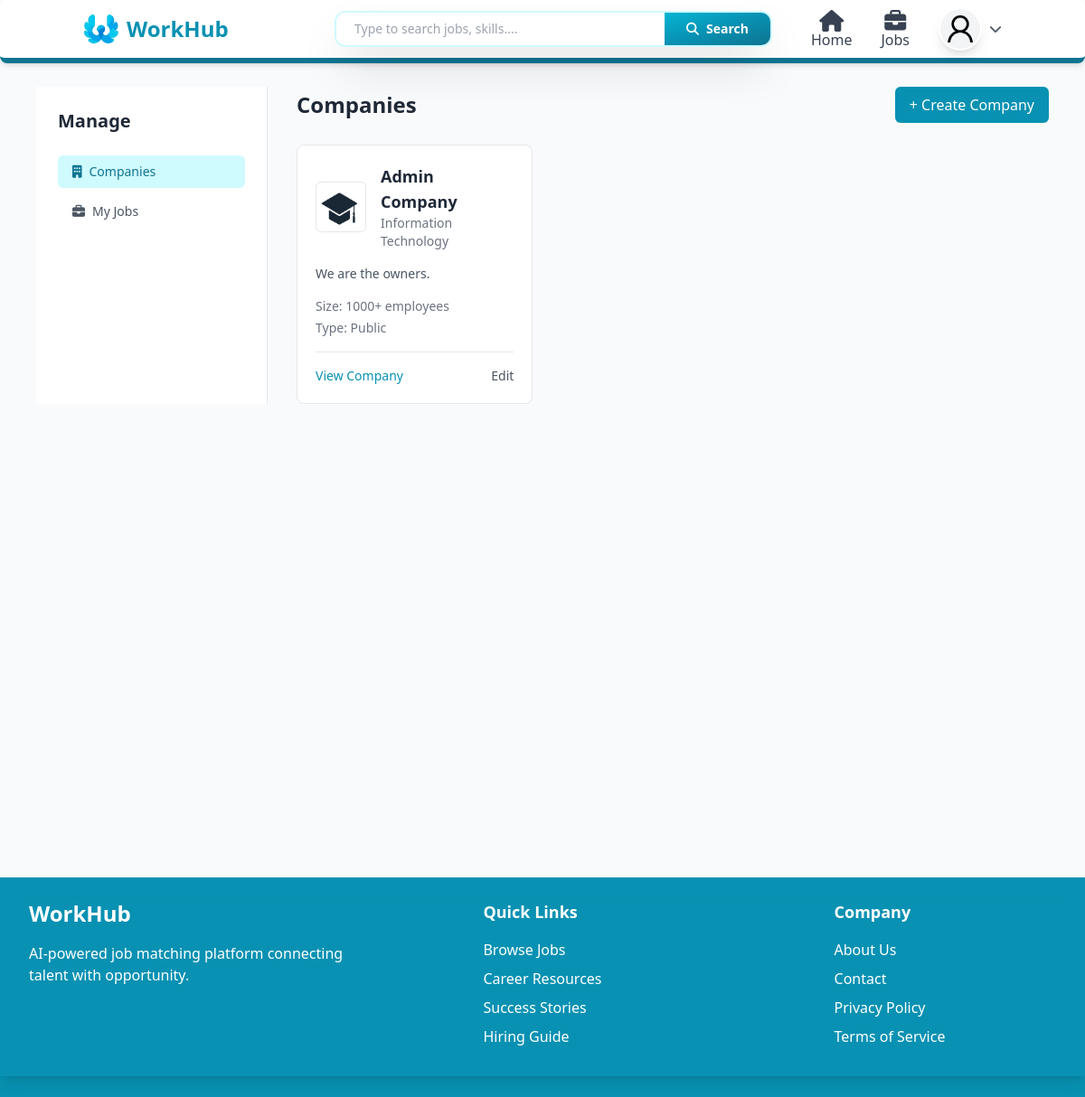
/company/pages/ (signed in), run on the app's committed database.
### users/models.py (models this page shows, shortened)
class Profile(models.Model):
    def generateImagePath(instance, filename):
        return f"users/{instance.user.username}/{filename}"
    class RoleOptions(models.TextChoices):
        Admin = "Admin", "Admin"
        JobSeeker = "Job Seeker", "Job Seeker"
        Recruiter = "Recruiter", "Recruiter"
    class GenderOptions(models.TextChoices):
        Male = "Male", "Male"
        Female = "Female", "Female"
        Others = "Others", "Others"
    class JobTypeOptions(models.TextChoices):
        FullTime = "Full Time", "Full Time"
        PartTime = "Part Time", "Part Time"
        Contract = "Contract", "Contract"
        Intern = "Internship", "Internship"
    class WorkModeOptions(models.TextChoices):
        OnSite = "On-site", "On-site"
        Remote = "Remote", "Remote"
        Hybrid = "Hybrid", "Hybrid"
    user = models.OneToOneField(User, on_delete=models.CASCADE)
    position = models.CharField(max_length=100, blank=True)
    summary = models.TextField(blank=True)
    address = models.CharField(max_length=50)
    phone = models.CharField( max_length=10)
    nationality = models.CharField( max_length=15, default="Nepal")
    gender = models.CharField( choices=GenderOptions, default=GenderOptions.Male, max_length=6 )
    profile_image = models.ImageField( blank=True, null=True, upload_to=generateImagePath, default="users/default_user.png" )
    dob = models.DateField(blank=True, null=True)
    role = models.CharField(max_length=10, choices=RoleOptions, default=RoleOptions.JobSeeker)
    skills = models.ManyToManyField(Skill, blank=True, related_name="profiles")
    preferred_location = models.CharField(max_length=100, blank=True)
    preferred_job_type = models.CharField(max_length=50, choices=JobTypeOptions, blank=True)
    preferred_work_mode = models.CharField(max_length=20, choices=WorkModeOptions, blank=True)
    created_at = models.DateTimeField(auto_now_add=True)
    def completion_percentage(self):
        checks = [
            bool(self.position),
            bool(self.summary),
            bool(self.address),
            bool(self.phone),
            bool(self.dob),
            bool(self.profile_image),
            self.skills.exists(),
            self.educations.exists(),
            self.experiences.exists(),
            self.projects.exists(),
            bool(self.preferred_location),
            bool(self.preferred_job_type),
            bool(self.preferred_work_mode),
        ]
        completed = sum(checks)
        total = len(checks)
        return int((completed / total) * 100)

### companies/models.py (models this page shows, shortened)
class Company(models.Model):
    def generateImagePath(instance, filename):
        return f"companies/{instance.created_by.username}/{filename}"
    class OrganizationSize(models.TextChoices):
        SIZE_1_10 = "1-10", "1-10 employees"
        SIZE_11_50 = "11-50", "11-50 employees"
        SIZE_51_200 = "51-200", "51-200 employees"
        SIZE_201_500 = "201-500", "201-500 employees"
        SIZE_501_1000 = "501-1000", "501-1000 employees"
        SIZE_1000_PLUS = "1000+", "1000+ employees"
    class OrganizationType(models.TextChoices):
        PRIVATE = "private", "Private"
        PUBLIC = "public", "Public"
        NON_PROFIT = "non_profit", "Non-profit"
        GOVERNMENT = "government", "Government"
        EDUCATIONAL = "educational", "Educational"
        SELF_EMPLOYED = "self_employed", "Self-employed"
    name = models.CharField(max_length=255)
    description = models.TextField(blank=True)
    public_url = models.SlugField(unique=True)
    website = models.URLField(blank=True)
    industry = models.CharField(max_length=100)
    organization_size = models.CharField(max_length=20, choices=OrganizationSize.choices)
    organization_type = models.CharField(max_length=20, choices=OrganizationType.choices)
    logo = models.ImageField(upload_to=generateImagePath,default="users/default_company.png")
    tagline = models.CharField(max_length=120, blank=True)
    created_by = models.ForeignKey(User, on_delete=models.CASCADE, related_name="companies_created")
    created_at = models.DateTimeField(auto_now_add=True)

### companies/views.py (the view)
# urls.py: path("pages/", company_list, name="company_list"),
def company_list(request):
    companies = Company.objects.all().filter(created_by = request.user) .order_by('-created_at')
    jobs = Job.objects.filter(recruiter=request.user).order_by('-created_at')
    tab = request.GET.get('tab', 'companies')
    return render(request, "pages/companies/company_list.html", {"companies": companies, "jobs": jobs, "tab": tab})

### templates/pages/companies/company_list.html (shortened to what this page needs)
{% extends 'layouts/main.html' %}
{% block content %}
<div class="mx-6 px-4 py-8">
    <div class="flex">
        <div class="w-64 bg-white border-r border-gray-200 p-6">
            <h2 class="text-xl font-semibold text-gray-800 mb-6">Manage</h2>
            <nav class="space-y-2">
                <a href="?tab=companies" class="block px-4 py-2 rounded-md text-sm font-medium {% if tab == 'companies' %}bg-cyan-100 text-cyan-700{% else %}text-gray-600 hover:bg-gray-100{% endif %} transition">
                    <i class="fas fa-building mr-2"></i>Companies
                </a>
                <a href="?tab=jobs" class="block px-4 py-2 rounded-md text-sm font-medium {% if tab == 'jobs' %}bg-cyan-100 text-cyan-700{% else %}text-gray-600 hover:bg-gray-100{% endif %} transition">
                    <i class="fas fa-briefcase mr-2"></i>My Jobs
                </a>
            </nav>
        </div>
        <div class="flex-1 pl-8">
            {% if tab == 'companies' %}
                <div class="flex items-center justify-between mb-6">
                    <h1 class="text-2xl font-semibold text-gray-800">
                        Companies
                    </h1>
                    <a href="/company/create"
                       class="px-4 py-2 bg-cyan-600 text-white rounded-md hover:bg-cyan-700 transition">
                        + Create Company
                    </a>
                </div>
                {% if companies %}
                    <div class="grid grid-cols-1 sm:grid-cols-2 lg:grid-cols-3 gap-6">
                        {% for company in companies %}
                            <div class="bg-white border border-gray-200 rounded-lg p-5 hover:shadow-md transition">
                                <div class="flex items-center gap-4 mb-4">
                                    {% if company.logo %}
                                        <img src="{{ company.logo.url }}" alt="{{ company.name }}" class="w-14 h-14 rounded-md object-cover border">
                                    {% else %}
                                        <div class="w-14 h-14 rounded-md bg-gray-200 flex items-center justify-center text-gray-500">
                                            <i class="fas fa-building text-xl"></i>
                                        </div>
                                    {% endif %}
                                    <div>
                                        <h2 class="text-lg font-semibold text-gray-800">
                                            {{ company.name }}
                                        </h2>
                                        <p class="text-sm text-gray-500">
                                            {{ company.industry }}
                                        </p>
                                    </div>
                                </div>
                                {% if company.tagline %}
                                    <p class="text-sm text-gray-600 mb-4 line-clamp-2">
                                        {{ company.tagline }}
                                    </p>
                                {% endif %}
                                <div class="text-sm text-gray-500 space-y-1 mb-4">
                                    <p>
                                        <span class="font-medium">Size:</span>
                                        {{ company.get_organization_size_display }}
                                    </p>
                                    <p>
                                        <span class="font-medium">Type:</span>
                                        {{ company.get_organization_type_display }}
                                    </p>
                                </div>
                                <div class="flex items-center justify-between pt-4 border-t">
                                    <a href="{% url 'company_detail' company.public_url %}" class="text-cyan-600 text-sm font-medium hover:underline">
                                        View Company
                                    </a>
                                    {% if request.user == company.created_by %}
                                        <a href="{% url 'edit_company' company.public_url %}"
                                           class="text-sm text-gray-600 hover:text-cyan-600">
                                            Edit
                                        </a>
                                    {% endif %}
                                </div>
                            </div>
                        {% endfor %}
                    </div>
                {% endif %}
            {% endif %}
        </div>
    </div>
</div>
{% endblock %}

### templates/layouts/main.html (shortened to what this page needs)
<!DOCTYPE html>
<html lang="en">
  <head>
    <script src="https://cdn.tailwindcss.com"></script>
    <link rel="stylesheet" href="https://cdnjs.cloudflare.com/ajax/libs/font-awesome/6.5.0/css/all.min.css" />
  </head>
  <body class="bg-gray-50">
    <nav class="fixed w-full z-50 bg-white shadow-md border-b-[6px] border-cyan-700 rounded-lg no-print">
      <div class="mx-auto px-4 sm:px-6 lg:px-8 ml-[5%] mr-[5%]">
        <div class="grid grid-cols-8 space-x-6 items-center h-16">
          <a href="/" class="flex items-center gap-2 col-span-2">
            <img class="h-10 w-10" src="/media/system_image/logo1.png" alt="Logo" />
            <h1 class="hidden md:block text-2xl font-bold text-cyan-600">WorkHub</h1>
          </a>
          <div class="col-span-4 relative">
            {% if request.path != "/" %}
              {% include 'components/search_bar.html' %}
            {% endif %}
          </div>
          {% if request.user.is_authenticated %}
            <div class="hidden md:flex items-center space-x-8 ms-auto relative col-span-2">
              <a href="/dashboard" class="ml-auto mt-auto flex flex-col space-y-2 items-center text-gray-700 hover:text-cyan-600 transition duration-300">
                <i class="fa fa-xl fa-home"></i>
                <span class="">Home</span>
              </a>
              <a href="/jobs" class="mt-auto flex flex-col space-y-2 items-center text-gray-700 hover:text-cyan-600 transition duration-300">
                <i class="fa-solid fa-xl fa-briefcase"></i>
                <span class="">Jobs</span>
              </a>
              <div class="" id="profileDropdown">
                <button type="button" onclick="toggleDropdown()" class="flex items-center gap-2 focus:outline-none">
                  <img src="{{ request.user.profile.profile_image.url }}" alt="{{ user.username }}" class="w-12 h-12 rounded-full bg-gray-100 border-2 border-white shadow-lg object-cover hover:border-cyan-600 hover:scale-[1.05] transition duration-300 cursor-pointer" />
                  <i id="dropdownArrow" class="fas fa-chevron-down text-gray-600 text-sm transition-transform duration-300"></i>
                </button>
              </div>
            </div>
          {% endif %}
        </div>
      </div>
    </nav>
    <div class="flex flex-col pt-16 pb-4 min-h-[80vh]">
      {% block content %}
      {% endblock %}
    </div>
    <footer class="bg-cyan-600 text-white py-6 no-print">
      <div class="shadow-lg pb-8">
        <div class="max-w-7xl mx-auto px-4 sm:px-6 lg:px-8 grid grid-cols-1 md:grid-cols-3 gap-4">
          <div class="mx-auto">
            <h3 class="text-2xl font-bold mb-4">WorkHub</h3>
            <p class="">AI-powered job matching platform connecting talent with opportunity.</p>
          </div>
          <div class="mx-auto">
            <h4 class="text-lg font-semibold mb-4">Quick Links</h4>
            <ul class="space-y-2">
              <li>
                <a href="#" class="hover:text-green-400 transition duration-300">Browse Jobs</a>
              </li>
              <li>
                <a href="#" class="hover:text-green-400 transition duration-300">Career Resources</a>
              </li>
              <li>
                <a href="#" class="hover:text-green-400 transition duration-300">Success Stories</a>
              </li>
              <li>
                <a href="#" class="hover:text-green-400 transition duration-300">Hiring Guide</a>
              </li>
            </ul>
          </div>
          <div class="mx-auto">
            <h4 class="text-lg font-semibold mb-4">Company</h4>
            <ul class="space-y-2">
              <li>
                <a href="#" class="hover:text-green-400 transition duration-300">About Us</a>
              </li>
              <li>
                <a href="#" class="hover:text-green-400 transition duration-300">Contact</a>
              </li>
              <li>
                <a href="#" class="hover:text-green-400 transition duration-300">Privacy Policy</a>
              </li>
              <li>
                <a href="#" class="hover:text-green-400 transition duration-300">Terms of Service</a>
              </li>
            </ul>
          </div>
        </div>
      </div>
    </footer>
  </body>
</html>

### templates/layouts/main.html (style rules this page uses)
* { margin: 0; }

### data on the page
Company: logo (picture), name "Admin Company", industry "Information Technology", tagline "We are the owners.", organization_size "1000+ employees", organization_type "Public", shows "Edit"
